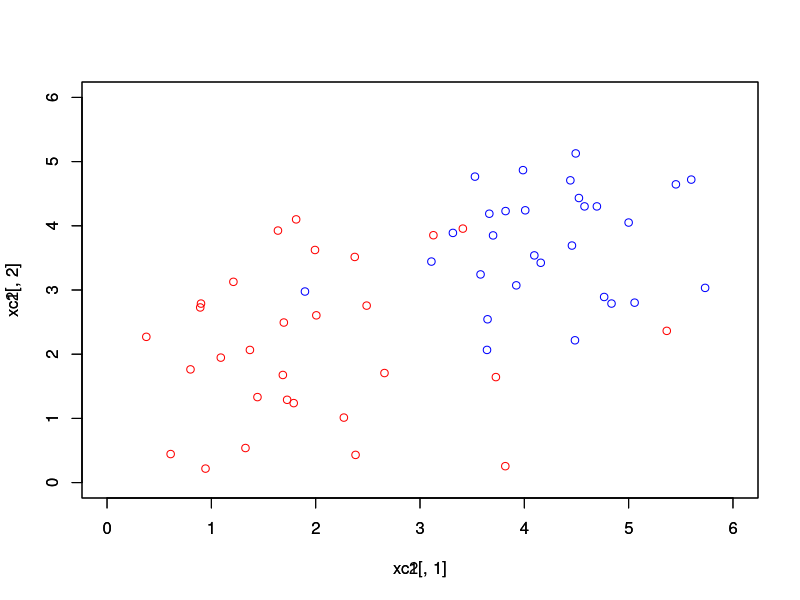
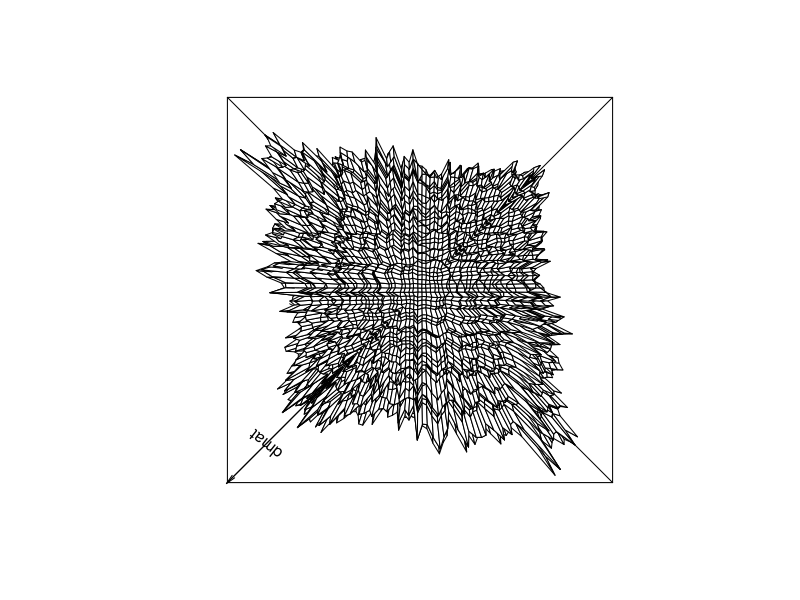
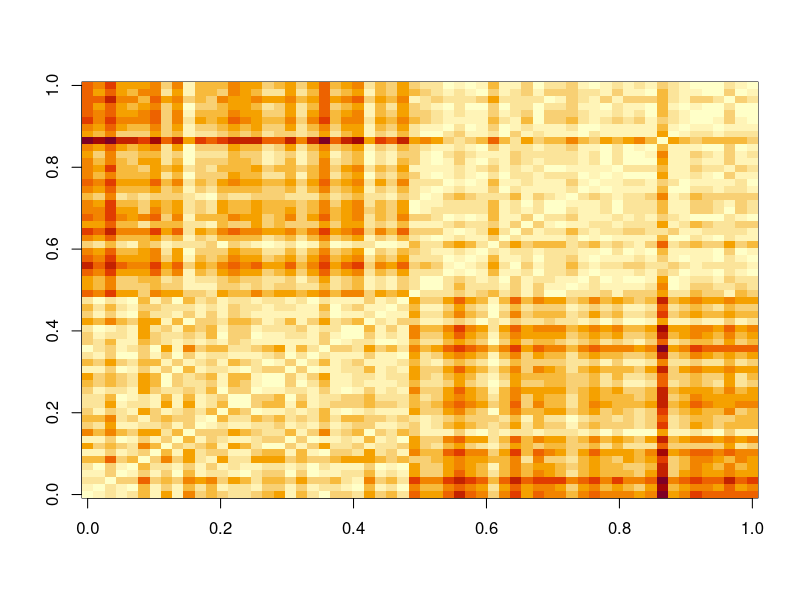

Reproduce these figures in R, in order.
rm(list = ls());

# k é 
ourKNN <- function(xTeste, xin, yin, k){
  #byrow faz o preenchimento por linha
  xRepete <- matrix(xTeste, byrow=T, nrow = dim(xin)[1], ncol = dim(xin)[2])
  dmat1 <- rowSums((xRepete - xin)*(xRepete - xin))
  
  # matriz1 %*% matriz2 -> símbolo para multiplicação de matriz
  # matriz1 * matriz2 -> multiplicação elemento a elemento, ou seja, eleva ao quadrado cada elemento

  seqNN <- order(dmat1)
  yhat <- sign(sum(y[seqNN[1:k]]))
  return(yhat)
}

N1 <- 30
xc1 <- matrix(rnorm(N1*2,sd=1.2),ncol = 2, nrow = N1)+matrix(c(2,2),ncol=2,nrow = N1)

N2 <- 30
xc2 <- matrix(rnorm(N1*2,sd=1.2),ncol = 2, nrow = N1)+matrix(c(4,4),ncol=2,nrow = N2)

#xlim e ylim são os limites do gráfico, que faz ser exibido de 0 até 6
plot(xc1[,1],xc1[,2],col='red', xlim = c(0,6), ylim = c(0,6))
par(new=T)
plot(xc2[,1],xc2[,2],col='blue', xlim = c(0,6), ylim = c(0,6))

#Juntando as duas matrizes em uma só agora
x <- rbind(xc1,xc2)
# criamos uma matrix de -1 e 1
y <- rbind(matrix(-1,ncol = 1, nrow = N1), matrix(1,ncol = 1, nrow = N2))

# esse 'T' é de True, o dmat é distancia 'mat'
dmat <- data.matrix(dist(x,method = "euclidean", diag = T, upper = T)) 

persp(seq(1:60), seq(1:60), dmat, phi = 90)

image(dmat)

xTeste <- x[32,]

yhat <- ourKNN(xTeste,x,y,3)

